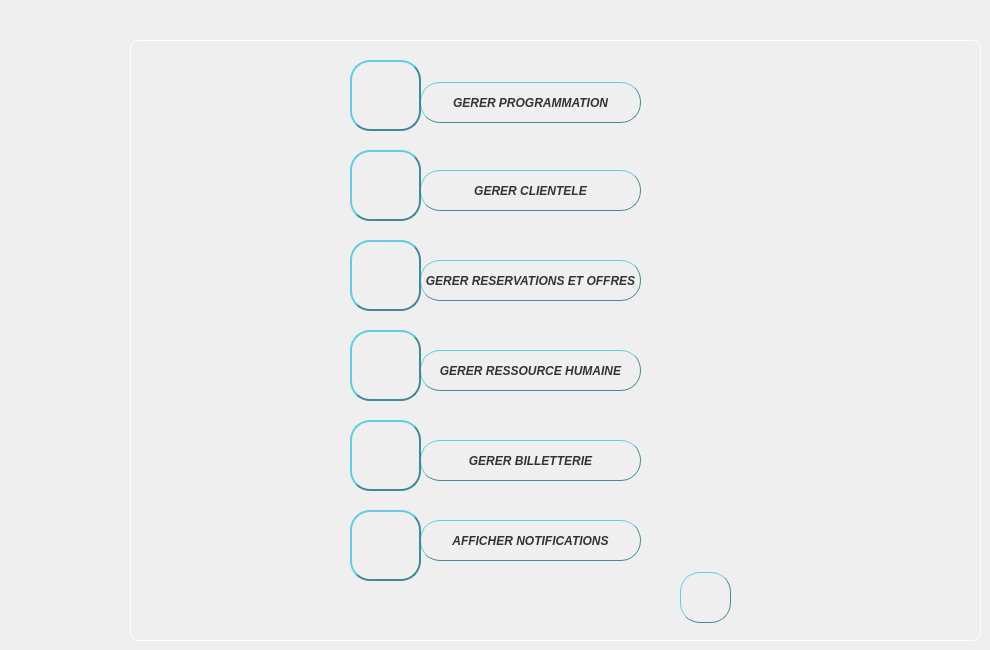
    <widget class="QWidget" name="page_3">
     <widget class="QPushButton" name="menuPROG1">
      <property name="geometry">
       <rect>
        <x>420</x>
        <y>82</y>
        <width>221</width>
        <height>41</height>
       </rect>
      </property>
      <property name="font">
       <font>
        <weight>75</weight>
        <italic>true</italic>
        <bold>true</bold>
       </font>
      </property>
      <property name="styleSheet">
       <string notr="true">QPushButton:pressed {
       background-color: qlineargradient(spread:pad, x1:0, y1:0, x2:0, y2:1,   stop:0 rgba(60, 186, 162, 255), stop:1 rgba(98, 211, 162, 255))
}
QPushButton:hover:!pressed{ color: #035381}

QPushButton:disabled {
       background-color: rgb(170, 170, 127)
}
QPushButton{
color: #333;
    border: 1px solid #418997;
    border-radius: 20px;
    border-style: outset;
    background: qradialgradient(
        cx: 0.3, cy: -0.4, fx: 0.3, fy: -0.4,
        radius: 1.35, stop: 0 #fff, stop: 1 #D0DDDF
        );
padding:1x;
 }</string>
      </property>
      <property name="text">
       <string>GERER PROGRAMMATION</string>
      </property>
     </widget>
     <widget class="QPushButton" name="menuCLIENT1">
      <property name="geometry">
       <rect>
        <x>420</x>
        <y>170</y>
        <width>221</width>
        <height>41</height>
       </rect>
      </property>
      <property name="font">
       <font>
        <weight>75</weight>
        <italic>true</italic>
        <bold>true</bold>
       </font>
      </property>
      <property name="styleSheet">
       <string notr="true">QPushButton:pressed {
       background-color: qlineargradient(spread:pad, x1:0, y1:0, x2:0, y2:1,   stop:0 rgba(60, 186, 162, 255), stop:1 rgba(98, 211, 162, 255))
}
QPushButton:hover:!pressed{ color: #035381}

QPushButton:disabled {
       background-color: rgb(170, 170, 127)
}
QPushButton{
color: #333;
    border: 1px solid #418997;
    border-radius: 20px;
    border-style: outset;
    background: qradialgradient(
        cx: 0.3, cy: -0.4, fx: 0.3, fy: -0.4,
        radius: 1.35, stop: 0 #fff, stop: 1 #D0DDDF
        );
padding:1x;
 }</string>
      </property>
      <property name="text">
       <string>GERER CLIENTELE</string>
      </property>
     </widget>
     <widget class="QPushButton" name="menuRES1">
      <property name="geometry">
       <rect>
        <x>420</x>
        <y>260</y>
        <width>221</width>
        <height>41</height>
       </rect>
      </property>
      <property name="font">
       <font>
        <weight>75</weight>
        <italic>true</italic>
        <bold>true</bold>
       </font>
      </property>
      <property name="styleSheet">
       <string notr="true">QPushButton:pressed {
       background-color: qlineargradient(spread:pad, x1:0, y1:0, x2:0, y2:1,   stop:0 rgba(60, 186, 162, 255), stop:1 rgba(98, 211, 162, 255))
}
QPushButton:hover:!pressed{ color: #035381}

QPushButton:disabled {
       background-color: rgb(170, 170, 127)
}
QPushButton{
color: #333;
    border: 1px solid #418997;
    border-radius: 20px;
    border-style: outset;
    background: qradialgradient(
        cx: 0.3, cy: -0.4, fx: 0.3, fy: -0.4,
        radius: 1.35, stop: 0 #fff, stop: 1 #BAD0D4
        );
padding:1x;
 }</string>
      </property>
      <property name="text">
       <string>GERER RESERVATIONS ET OFFRES</string>
      </property>
     </widget>
     <widget class="QPushButton" name="menuEmploye">
      <property name="geometry">
       <rect>
        <x>420</x>
        <y>350</y>
        <width>221</width>
        <height>41</height>
       </rect>
      </property>
      <property name="font">
       <font>
        <weight>75</weight>
        <italic>true</italic>
        <bold>true</bold>
       </font>
      </property>
      <property name="styleSheet">
       <string notr="true">QPushButton:pressed {
       background-color: qlineargradient(spread:pad, x1:0, y1:0, x2:0, y2:1,   stop:0 rgba(60, 186, 162, 255), stop:1 rgba(98, 211, 162, 255))
}
QPushButton:hover:!pressed{ color: #035381}

QPushButton:disabled {
       background-color: rgb(170, 170, 127)
}
QPushButton{
color: #333;
    border: 1px solid #418997;
    border-radius: 20px;
    border-style: outset;
    background: qradialgradient(
        cx: 0.3, cy: -0.4, fx: 0.3, fy: -0.4,
        radius: 1.35, stop: 0 #fff, stop: 1 #D0DDDF
        );
padding:1x;
 }</string>
      </property>
      <property name="text">
       <string>GERER RESSOURCE HUMAINE</string>
      </property>
     </widget>
     <widget class="QPushButton" name="menuBILLET">
      <property name="geometry">
       <rect>
        <x>420</x>
        <y>440</y>
        <width>221</width>
        <height>41</height>
       </rect>
      </property>
      <property name="font">
       <font>
        <weight>75</weight>
        <italic>true</italic>
        <bold>true</bold>
       </font>
      </property>
      <property name="styleSheet">
       <string notr="true">QPushButton:pressed {
       background-color: qlineargradient(spread:pad, x1:0, y1:0, x2:0, y2:1,   stop:0 rgba(60, 186, 162, 255), stop:1 rgba(98, 211, 162, 255))
}
QPushButton:hover:!pressed{ color: #035381}

QPushButton:disabled {
       background-color: rgb(170, 170, 127)
}
QPushButton{
color: #333;
    border: 1px solid #418997;
    border-radius: 20px;
    border-style: outset;
    background: qradialgradient(
        cx: 0.3, cy: -0.4, fx: 0.3, fy: -0.4,
        radius: 1.35, stop: 0 #fff, stop: 1 #D0DDDF
        );
padding:1x;
 }</string>
      </property>
      <property name="text">
       <string>GERER BILLETTERIE</string>
      </property>
     </widget>
     <widget class="QPushButton" name="menuNOTIF1">
      <property name="geometry">
       <rect>
        <x>420</x>
        <y>520</y>
        <width>221</width>
        <height>41</height>
       </rect>
      </property>
      <property name="font">
       <font>
        <weight>75</weight>
        <italic>true</italic>
        <bold>true</bold>
       </font>
      </property>
      <property name="styleSheet">
       <string notr="true">QPushButton:pressed {
       background-color: qlineargradient(spread:pad, x1:0, y1:0, x2:0, y2:1,   stop:0 rgba(60, 186, 162, 255), stop:1 rgba(98, 211, 162, 255))
}
QPushButton:hover:!pressed{ color: #035381}

QPushButton:disabled {
       background-color: rgb(170, 170, 127)
}
QPushButton{
color: #333;
    border: 1px solid #418997;
    border-radius: 20px;
    border-style: outset;
    background: qradialgradient(
        cx: 0.3, cy: -0.4, fx: 0.3, fy: -0.4,
        radius: 1.35, stop: 0 #fff, stop: 1 #D0DDDF
        );
padding:1x;
 }</string>
      </property>
      <property name="text">
       <string>AFFICHER NOTIFICATIONS</string>
      </property>
     </widget>
     <widget class="QLabel" name="label">
      <property name="geometry">
       <rect>
        <x>130</x>
        <y>40</y>
        <width>851</width>
        <height>601</height>
       </rect>
      </property>
      <property name="styleSheet">
       <string notr="true">border: 1px solid white;
border-radius: 8px;
</string>
      </property>
      <property name="text">
       <string/>
      </property>
     </widget>
     <widget class="QPushButton" name="pushButton_logout">
      <property name="geometry">
       <rect>
        <x>680</x>
        <y>572</y>
        <width>51</width>
        <height>51</height>
       </rect>
      </property>
      <property name="styleSheet">
       <string notr="true">QPushButton:pressed {
       background-color: qlineargradient(spread:pad, x1:0, y1:0, x2:0, y2:1,   stop:0 rgba(60, 186, 162, 255), stop:1 rgba(98, 211, 162, 255))
}
QPushButton:hover:!pressed{ color: #035381}

QPushButton:disabled {
       background-color: rgb(170, 170, 127)
}
QPushButton{
color: #333;
    border: 1px solid #418997;
    border-radius: 20px;
    border-style: outset;
    background: qradialgradient(
        cx: 0.3, cy: -0.4, fx: 0.3, fy: -0.4,
        radius: 1.35, stop: 0 #fff, stop: 1 #D0DDDF
        );
padding:1x;
 }</string>
      </property>
      <property name="text">
       <string/>
      </property>
      <property name="icon">
       <iconset resource="resource.qrc">
        <normaloff>:/rsc/img/logout.png</normaloff>:/rsc/img/logout.png</iconset>
      </property>
      <property name="iconSize">
       <size>
        <width>30</width>
        <height>30</height>
       </size>
      </property>
     </widget>
     <widget class="QToolButton" name="toolButton_3">
      <property name="geometry">
       <rect>
        <x>350</x>
        <y>60</y>
        <width>71</width>
        <height>71</height>
       </rect>
      </property>
      <property name="styleSheet">
       <string notr="true">color: #333;
    border: 2px solid #418997;
    border-radius: 20px;
    border-style: outset;
 background: qradialgradient(
        cx: 0.3, cy: -0.4, fx: 0.3, fy: -0.4,
        radius: 1.35, stop: 0 #fff, stop: 1 #93C1CA
        );
    padding: 5px;</string>
      </property>
      <property name="text">
       <string/>
      </property>
      <property name="icon">
       <iconset resource="resource.qrc">
        <normaloff>:/rsc/img/prog.png</normaloff>:/rsc/img/prog.png</iconset>
      </property>
      <property name="iconSize">
       <size>
        <width>128</width>
        <height>128</height>
       </size>
      </property>
     </widget>
     <widget class="QToolButton" name="toolButton_7">
      <property name="geometry">
       <rect>
        <x>350</x>
        <y>150</y>
        <width>71</width>
        <height>71</height>
       </rect>
      </property>
      <property name="styleSheet">
       <string notr="true">color: #333;
    border: 2px solid #418997;
    border-radius: 20px;
    border-style: outset;
    background: qradialgradient(
        cx: 0.3, cy: -0.4, fx: 0.3, fy: -0.4,
        radius: 1.35, stop: 0 #fff, stop: 1 #418997
        );
    padding: 5px;</string>
      </property>
      <property name="text">
       <string/>
      </property>
      <property name="icon">
       <iconset resource="resource.qrc">
        <normaloff>:/rsc/img/clientss.png</normaloff>:/rsc/img/clientss.png</iconset>
      </property>
      <property name="iconSize">
       <size>
        <width>128</width>
        <height>128</height>
       </size>
      </property>
     </widget>
     <widget class="QToolButton" name="toolButton_8">
      <property name="geometry">
       <rect>
        <x>350</x>
        <y>240</y>
        <width>71</width>
        <height>71</height>
       </rect>
      </property>
      <property name="styleSheet">
       <string notr="true">color: #333;
    border: 2px solid #418997;
    border-radius: 20px;
    border-style: outset;
    background: qradialgradient(
        cx: 0.3, cy: -0.4, fx: 0.3, fy: -0.4,
        radius: 1.35, stop: 0 #fff, stop: 1 #418997
        );
    padding: 5px;</string>
      </property>
      <property name="text">
       <string/>
      </property>
      <property name="icon">
       <iconset resource="resource.qrc">
        <normaloff>:/rsc/img/reserv.png</normaloff>:/rsc/img/reserv.png</iconset>
      </property>
      <property name="iconSize">
       <size>
        <width>128</width>
        <height>128</height>
       </size>
      </property>
     </widget>
     <widget class="QToolButton" name="toolButton_9">
      <property name="geometry">
       <rect>
        <x>350</x>
        <y>510</y>
        <width>71</width>
        <height>71</height>
       </rect>
      </property>
      <property name="styleSheet">
       <string notr="true">color: #333;
    border: 2px solid #418997;
    border-radius: 20px;
    border-style: outset;
    background: qradialgradient(
        cx: 0.3, cy: -0.4, fx: 0.3, fy: -0.4,
        radius: 1.35, stop: 0 #fff, stop: 1 #418997
        );
    padding: 5px;</string>
      </property>
      <property name="text">
       <string/>
      </property>
      <property name="icon">
       <iconset resource="resource.qrc">
        <normaloff>:/rsc/img/notif.png</normaloff>:/rsc/img/notif.png</iconset>
      </property>
      <property name="iconSize">
       <size>
        <width>100</width>
        <height>100</height>
       </size>
      </property>
     </widget>
     <widget class="QToolButton" name="toolButton_10">
      <property name="geometry">
       <rect>
        <x>350</x>
        <y>420</y>
        <width>71</width>
        <height>71</height>
       </rect>
      </property>
      <property name="styleSheet">
       <string notr="true">color: #333;
    border: 2px solid #418997;
    border-radius: 20px;
    border-style: outset;
 background: qradialgradient(
        cx: 0.3, cy: -0.4, fx: 0.3, fy: -0.4,
        radius: 1.35, stop: 0 #fff, stop: 1 #93C1CA
        );
    padding: 5px;</string>
      </property>
      <property name="text">
       <string/>
      </property>
      <property name="icon">
       <iconset resource="resource.qrc">
        <normaloff>:/rsc/img/beillettrie.jpg</normaloff>:/rsc/img/beillettrie.jpg</iconset>
      </property>
      <property name="iconSize">
       <size>
        <width>150</width>
        <height>150</height>
       </size>
      </property>
     </widget>
     <widget class="QToolButton" name="toolButton_11">
      <property name="geometry">
       <rect>
        <x>350</x>
        <y>330</y>
        <width>71</width>
        <height>71</height>
       </rect>
      </property>
      <property name="styleSheet">
       <string notr="true">color: #333;
    border: 2px solid #418997;
    border-radius: 20px;
    border-style: outset;
 background: qradialgradient(
        cx: 0.3, cy: -0.4, fx: 0.3, fy: -0.4,
        radius: 1.35, stop: 0 #fff, stop: 1 #93C1CA
        );</string>
      </property>
      <property name="text">
       <string/>
      </property>
      <property name="icon">
       <iconset resource="resource.qrc">
        <normaloff>:/rsc/img/client.png</normaloff>:/rsc/img/client.png</iconset>
      </property>
      <property name="iconSize">
       <size>
        <width>100</width>
        <height>100</height>
       </size>
      </property>
     </widget>
     <zorder>label</zorder>
     <zorder>menuPROG1</zorder>
     <zorder>menuCLIENT1</zorder>
     <zorder>menuRES1</zorder>
     <zorder>menuEmploye</zorder>
     <zorder>menuBILLET</zorder>
     <zorder>menuNOTIF1</zorder>
     <zorder>pushButton_logout</zorder>
     <zorder>toolButton_3</zorder>
     <zorder>toolButton_7</zorder>
     <zorder>toolButton_8</zorder>
     <zorder>toolButton_9</zorder>
     <zorder>toolButton_10</zorder>
     <zorder>toolButton_11</zorder>
    </widget>
